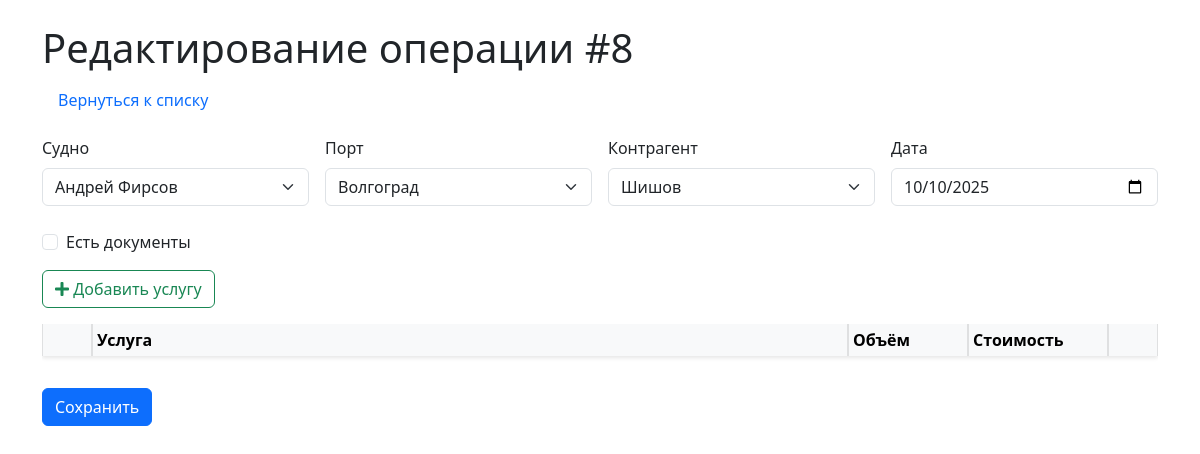
Page /edit/8 on the committed database.
### models/schemas.py (models this page shows)
class Operation(Base):
    __tablename__ = "operations"
    id = Column(Integer, primary_key=True, index=True)
    ship_id = Column(Integer, ForeignKey("ships.id"))
    port_id = Column(Integer, ForeignKey("ports.id"))
    contractor_id = Column(Integer, ForeignKey("contractors.id"))
    date = Column(Date)
    has_documents = Column(Boolean, default=False)
    document_path = Column(String, nullable=True)
    ship = relationship("Ship")
    port = relationship("Port")
    contractor = relationship("Contractor")
    items = relationship("OperationItem", back_populates="operation", cascade="all, delete-orphan")

class Ship(Base):
    __tablename__ = "ships"
    id = Column(Integer, primary_key=True, index=True)
    name = Column(String, unique=True, index=True)

class Port(Base):
    __tablename__ = "ports"
    id = Column(Integer, primary_key=True, index=True)
    name = Column(String, unique=True, index=True)

class Contractor(Base):
    __tablename__ = "contractors"
    id = Column(Integer, primary_key=True, index=True)
    name = Column(String, unique=True, index=True)

### routers/operations.py (the view)
@router.get("/edit/{operation_id}", response_class=HTMLResponse)
async def edit_form(operation_id: int, request: Request, db: Session = Depends(get_db)):
    operation = db.query(Operation).filter(Operation.id == operation_id).first()
    if not operation:
        raise HTTPException(status_code=404, detail="Операция не найдена")
    ships = db.query(Ship).all()
    ports = db.query(Port).all()
    contractors = db.query(Contractor).all()
    items = db.query(Item).all()
    items_dict = [{"id": item.id, "name": item.name} for item in items]
    today = date.today().isoformat()  # Формат YYYY-MM-DD
    item_assocs = [
        {"item_id": op.item_id, "name": op.item.name, "volume": op.volume, "cost": op.cost}
        for op in operation.items
    ]
    return templates.TemplateResponse("edit.html", {
        "request": request,
        "operation": operation,
        "ships": ships,
        "ports": ports,
        "contractors": contractors,
        "items": items_dict,
        "today": today,
        "item_assocs": item_assocs
    })

### templates/edit.html (shortened to what this page needs)
<!DOCTYPE html>
<html lang="ru">
<head>
    <link href="/static/css/styles.css" rel="stylesheet">
    <link href="https://cdn.jsdelivr.net/npm/bootstrap@5.3.0/dist/css/bootstrap.min.css" rel="stylesheet">
    <link href="https://cdnjs.cloudflare.com/ajax/libs/font-awesome/5.15.4/css/all.min.css" rel="stylesheet">
</head>
<body>
    <div class="container mt-4">
        <h1>Редактирование операции #{{ operation.id }}</h1>
        <nav class="nav mb-3">
            <a class="nav-link" href="/">Вернуться к списку</a>
        </nav>
        <form method="post" id="operationForm">
            <div class="row g-3 mb-4">
                <div class="col-md-3">
                    <label for="ship_id" class="form-label">Судно</label>
                    <select class="form-select" id="ship_id" name="ship_id" required>
                        {% for ship in ships %}
                        <option value="{{ ship.id }}" {% if ship.id == operation.ship_id %}selected{% endif %}>{{ ship.name }}</option>
                        {% endfor %}
                    </select>
                </div>
                <div class="col-md-3">
                    <label for="port_id" class="form-label">Порт</label>
                    <select class="form-select" id="port_id" name="port_id" required>
                        {% for port in ports %}
                        <option value="{{ port.id }}" {% if port.id == operation.port_id %}selected{% endif %}>{{ port.name }}</option>
                        {% endfor %}
                    </select>
                </div>
                <div class="col-md-3">
                    <label for="contractor_id" class="form-label">Контрагент</label>
                    <select class="form-select" id="contractor_id" name="contractor_id" required>
                        {% for contractor in contractors %}
                        <option value="{{ contractor.id }}" {% if contractor.id == operation.contractor_id %}selected{% endif %}>{{ contractor.name }}</option>
                        {% endfor %}
                    </select>
                </div>
                <div class="col-md-3">
                    <label for="date" class="form-label">Дата</label>
                    <input type="date" class="form-control" id="date" name="date" value="{{ operation.date }}" required>
                </div>
            </div>
            <div class="mb-3 form-check">
                <input type="checkbox" class="form-check-input" id="has_documents" name="has_documents" {% if operation.has_documents %}checked{% endif %}>
                <label for="has_documents" class="form-check-label">Есть документы</label>
            </div>
            <button type="button" class="btn btn-outline-success mb-3" data-bs-toggle="modal" data-bs-target="#addItemModal">
                <i class="fas fa-plus"></i> Добавить услугу
            </button>
            <div class="table-responsive">
                <table class="table table-sm table-bordered" id="itemsTable">
                    <thead class="table-light">
                        <tr>
                            <th style="width: 50px"></th>
                            <th>Услуга</th>
                            <th style="width: 120px">Объём</th>
                            <th style="width: 140px">Стоимость</th>
                            <th style="width: 50px"></th>
                        </tr>
                    </thead>
                </table>
            </div>
            <button type="submit" class="btn btn-primary mt-3">Сохранить</button>
        </form>
    </div>
</body>
</html>

### static/css/styles.css (style rules this page uses)
body { font-family: Arial, sans-serif; }
.table { border-collapse: separate; border-spacing: 0; box-shadow: 0 2px 4px rgba(0, 0, 0, 0.1); }
.table th, .table td { vertical-align: middle; }
.table th { background-color: #f8f9fa; }
.container { max-width: 1200px; }

### rows in the picture
Operation: id "8", ship_id "Андрей Фирсов", port_id "Волгоград", contractor_id "Шишов", date "10/10/2025"
